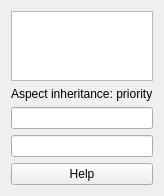
              <widget class="QWidget" name="aspectrulem3">
               <property name="geometry">
                <rect>
                 <x>0</x>
                 <y>0</y>
                 <width>148</width>
                 <height>190</height>
                </rect>
               </property>
               <attribute name="label">
                <string>Aspectrule</string>
               </attribute>
               <layout class="QVBoxLayout" name="verticalLayout_39">
                <item>
                 <widget class="QTableView" name="tvaspectruleviewm3">
                  <property name="dragDropOverwriteMode">
                   <bool>false</bool>
                  </property>
                  <property name="alternatingRowColors">
                   <bool>true</bool>
                  </property>
                  <property name="selectionMode">
                   <enum>QAbstractItemView::MultiSelection</enum>
                  </property>
                  <property name="selectionBehavior">
                   <enum>QAbstractItemView::SelectRows</enum>
                  </property>
                  <property name="sortingEnabled">
                   <bool>true</bool>
                  </property>
                  <attribute name="horizontalHeaderShowSortIndicator" stdset="0">
                   <bool>true</bool>
                  </attribute>
                 </widget>
                </item>
                <item>
                 <widget class="QLabel" name="lprioritym3">
                  <property name="text">
                   <string>Aspect inheritance: priority</string>
                  </property>
                 </widget>
                </item>
                <item>
                 <widget class="QLineEdit" name="leprioritym3"/>
                </item>
                <item>
                 <widget class="QLineEdit" name="lepriorityresm3">
                  <property name="readOnly">
                   <bool>true</bool>
                  </property>
                 </widget>
                </item>
                <item>
                 <widget class="QPushButton" name="baspectrulehelpm3">
                  <property name="text">
                   <string>Help</string>
                  </property>
                  <property name="icon">
                   <iconset resource="icons.qrc">
                    <normaloff>:/icons/ihelp.png</normaloff>:/icons/ihelp.png</iconset>
                  </property>
                 </widget>
                </item>
               </layout>
              </widget>
